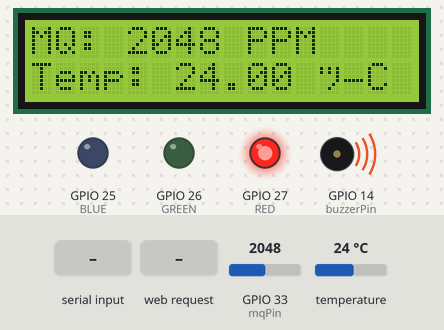
Recording of a sketch running on a simulated ESP32. Parts: 16×2 character LCD, output pins drawn as LEDs (lit = HIGH), buzzer (waves = sounding, pin HIGH). Inputs (shaded band) come from the test bench; at power-on: GPIO 33 (mqPin) = 2048, temperature 24 °C. WiFi joins after 1.5 s; servers stay silent unless stated; what the sketch prints to the serial monitor is not drawn. At 22.7 s the program restarts the board; the recording ends there.

Above: at 6.8 s.
6.9 s: "GET /lcdBacklight\n" received over Serial
At 7.2 s:
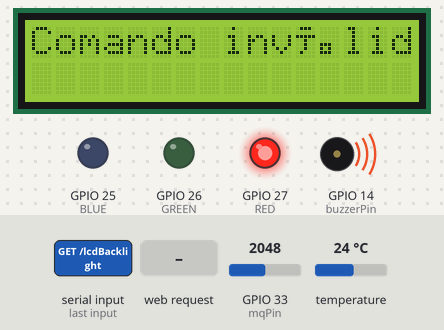
10.4 s: HTTP request GET /lcdBacklight received
At 14.0 s:
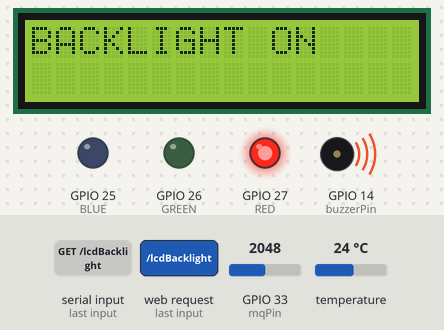
14.7 s: HTTP request GET /temperature received
At 18.9 s:
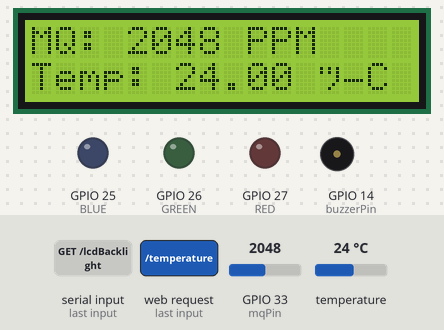
20.6 s: HTTP request GET /resetDevice received
At 22.2 s:
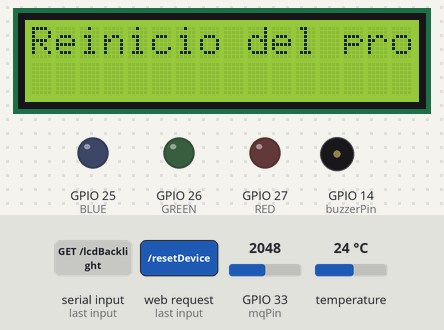
Timing chart, 0 to 22.7 s (numbered marks = the images above; inputs shaded):
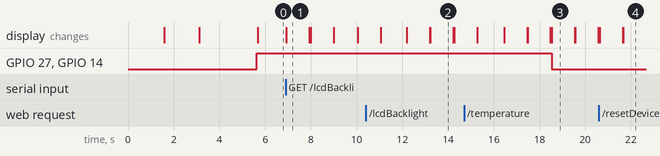

Measured:
- after the input at 6.9 s, the display: changes at once (image 1)
- after the input at 14.7 s, GPIO 27 (RED), GPIO 14 (buzzerPin): HIGH → LOW after 3.8 s instead of 2.6 s
- after the input at 20.6 s, the display: first differs from a run without the input after 1.1 s (image 4)
- what the display in image 1 shows lasts 1.0 s, from 6.9 s to 7.9 s

The sketch:

esp32.ino
```cpp
#include <Wire.h>
#include <LiquidCrystal_I2C.h>
#include <DHTesp.h>
#include <WiFi.h>
#include <HTTPClient.h>

/********************************************************************************/
/* The code below is the definition of constants for colors (BLUE, GREEN, RED)
and a port number (PORT). It also declares and initializes variables for a
connection counter (counterConnection), pins for a moisture sensor (mqPin),
temperature sensor (temPin), and buzzer (buzzerPin). */
#define BLUE 25
#define GREEN 26
#define RED 27
#define PORT 8080

int counterConnection = 0;

const int mqPin = A5;
const int temPin = 15;
const int buzzerPin = 14;

bool lcdBacklight = true;
bool temperatureEnabled = true;
bool humidityEnabled = true;
bool qualityEnabled = true;
bool actuatorsEnabled = true;

unsigned long lastReadTime = 0;
const unsigned long readInterval = 2000;

DHTesp dht;

LiquidCrystal_I2C lcd(0x27, 16, 2);

char *ssid = "--------";
char *password = "--------";

WiFiServer server(PORT);
WiFiClient client;
/********************************************************************************/

/**
 * The setup function initializes various pins, sets up the WiFi connection, and initializes the LCD
 * display and DHT sensor.
 */
void setup() {
  pinMode(mqPin, INPUT);
  pinMode(GREEN, OUTPUT);
  pinMode(BLUE, OUTPUT);
  pinMode(RED, OUTPUT);
  pinMode(buzzerPin, OUTPUT);

  Serial.begin(9600);

  lcd.init();
  lcd.backlight();

  /********************* CONEXIÓN A UNA RED WIFI ***********************/
  WiFi.begin(ssid,password);

  while (WiFi.status() != WL_CONNECTED && counterConnection < 10) {
    delay(500);
    Serial.print(".");
    counterConnection++;
  }

  if (counterConnection < 10) {
    // IPAddress ip(192,168,0,7);
    // IPAddress gateway(192,168,0,0);
    // IPAddress subnet(255,255,0,0);

    IPAddress ip(192,168,255,7);
    IPAddress gateway(192,168,255,0);
    IPAddress subnet(255,255,255,0);
    WiFi.config(ip, gateway, subnet);

    Serial.println("");
    Serial.println("Conectado al WiFi");

    lcd.clear();
    lcd.setCursor(0, 0);
    lcd.print("Conectado");
    lcd.setCursor(0, 1);
    lcd.print("al WiFi");

    server.begin();
    Serial.print("API ESP32 desplegado en la ip 'http://");
    Serial.print(WiFi.localIP());
    Serial.print(":");
    Serial.print(PORT);
    Serial.println("'");
  } else {
    Serial.println("");
    Serial.println("No conectado al WiFi");

    lcd.clear();
    lcd.setCursor(0, 0);
    lcd.print("No conectado");
    lcd.setCursor(0, 1);
    lcd.print("al WiFi");
  }

  delay(1500);
/**********************************************************************/

  dht.setup(temPin, DHTesp::DHT11);

  lcd.clear();
  lcd.setCursor(0, 0);
  lcd.print("Proyecto de IoT");
  lcd.setCursor(0, 1);
  lcd.print("Calidad de aire");

  delay(2500);
}

/**
 * The main function "loop" handles web requests, reads quality and temperature values at specified
 * intervals, and processes commands received from the serial port.
 */
void loop() {
  int result = handleWebRequests();

  unsigned long currentTime = millis();

  if (currentTime - lastReadTime >= readInterval) {

    if (qualityEnabled) int qualityValue = readQuality();

    if (temperatureEnabled) float tempValue = readTemperature();

    lastReadTime = currentTime;
  }

  if (Serial.available() > 0) {
    char command = Serial.read();
    processCommand(command);
  }
}

/**
 * The function "readQuality" reads the value from an analog pin, displays it on an LCD screen and
 * controls actuators based on the value.
 *
 * @return the value of the variable "readedValue", which is the result of the analogRead() function.
 */
int readQuality() {
  int readedValue = analogRead(mqPin);

  Serial.print("Valor obtenido (MQ): ");
  Serial.print(readedValue);
  Serial.println(" PPM");

  lcd.setCursor(0, 0);
  lcd.print("MQ:             ");
  lcd.setCursor(4, 0);
  lcd.print(readedValue);
  lcd.print(" PPM");

  if (actuatorsEnabled) {
    if (readedValue < 135)
    {
      digitalWrite(GREEN, HIGH);
      digitalWrite(BLUE, LOW);
      digitalWrite(RED, LOW);
    }
    else if (readedValue < 155)
    {
      digitalWrite(BLUE, HIGH);
      digitalWrite(GREEN, LOW);
      digitalWrite(RED, LOW);
    }
    else
    {
      digitalWrite(RED, HIGH);
      digitalWrite(GREEN, LOW);
      digitalWrite(BLUE, LOW);
    }

    if (readedValue >= 180)
      digitalWrite(buzzerPin, HIGH);
    else
      digitalWrite(buzzerPin, LOW);
  }

  return readedValue;
}

/**
 * The function "readTemperature" reads the temperature value from a sensor, displays it on a serial
 * monitor and an LCD screen, and returns the temperature value.
 *
 * @return the temperature value that was read from the sensor.
 */
float readTemperature()
{
  float readedValue = dht.getTemperature();

  Serial.print("Temperatura: ");
  Serial.print(readedValue);
  Serial.println(" °C");

  lcd.setCursor(0, 1);
  lcd.print("Temp:           ");
  lcd.setCursor(6, 1);
  lcd.print(readedValue);
  lcd.print(" °C");

  return readedValue;
}

/**
 * The function handles web requests by processing different commands and sending appropriate
 * responses.
 *
 * @return an integer value. If a client is available and a valid request is received, the function
 * returns 1. Otherwise, it returns 0.
 */
int handleWebRequests() {
  client = server.available();

  if (!client) return 0;

  Serial.println("Nuevo cliente");
  String request = "";
  while (client.connected()) {
    if (client.available()) {
      request = client.readStringUntil('\r');

      if (request.indexOf("GET /lcdBacklight") != -1) {
        processCommand('l');
        sendHTTPResponse(String(lcdBacklight));
      }

      else if (request.indexOf("GET /getQuality") != -1) {
        if (qualityEnabled) sendHTTPResponse(String(analogRead(mqPin)));
        else sendHTTPResponse(String(qualityEnabled));
      }

      else if (request.indexOf("GET /getTemperature") != -1) {
        if (temperatureEnabled) sendHTTPResponse(String(dht.getTemperature()));
        else sendHTTPResponse(String(temperatureEnabled));
      }

      else if (request.indexOf("GET /getHumidity") != -1) {
        if (humidityEnabled) sendHTTPResponse(String(dht.getHumidity()));
        else sendHTTPResponse(String(humidityEnabled));
      }

      else if (request.indexOf("GET /resetDevice") != -1) {
        processCommand('x');
        sendHTTPResponse("Reiniciando el programa...");
      }

      else if (request.indexOf("GET /temperature") != -1) {
        processCommand('t');
        sendHTTPResponse(String(temperatureEnabled));
      }

      else if (request.indexOf("GET /humidity") != -1) {
        processCommand('h');
        sendHTTPResponse(String(humidityEnabled));
      }

      else if (request.indexOf("GET /quality") != -1) {
        processCommand('q');
        sendHTTPResponse(String(qualityEnabled));
      }

      else if (request.indexOf("GET /actuators") != -1) {
        processCommand('a');
        sendHTTPResponse(String(actuatorsEnabled));
      }

      else {
        client.println("HTTP/1.1 404");
        client.println("Content-Type: text/plain");
        client.println("Connection: close");
        client.println();
        client.println("Not Found");
        client.println();
        return 0;
      }

      client.flush();
      delay(100);
      break;
    }
  }

  client.stop();

  return 1;
}

/**
 * The function sends an HTTP response with the provided content.
 *
 * @param content The "content" parameter is a string that represents the response content that will be
 * sent back to the client. It can be any text or data that you want to include in the response.
 */
void sendHTTPResponse(String content) {
  client.println("HTTP/1.1 200 OK");
  client.println("Content-Type: text/plain");
  client.println("Connection: close");
  client.println();
  client.println(content);
  client.println();
}

/**
 * The function "processCommand" takes a character command as input and performs different actions
 * based on the command received.
 *
 * @param command The parameter "command" is of type char and represents the command received from an
 * external source. It is used in a switch statement to determine the action to be taken based on the
 * command.
 */
void processCommand(char command) {
  switch (command) {
    case 'L':
    case 'l':
      toggleLCD();
      delay(1000);
      lcd.clear();
      break;
    case 'X':
    case 'x':
      resetESP();
      break;
    case 'T':
    case 't':
      toggleTempDataSending();
      delay(1000);
      lcd.clear();
      break;
    case 'H':
    case 'h':
      toggleHumidityDataSending();
      delay(1000);
      lcd.clear();
      break;
    case 'Q':
    case 'q':
      toggleQualityDataSending();
      delay(1000);
      lcd.clear();
      break;
    case 'A':
    case 'a':
      toggleActuator();
      delay(1000);
      lcd.clear();
      break;
    case '\n':
    case '\r':
      break;
    default:
      lcd.clear();
      lcd.setCursor(0, 0);
      lcd.print("Comando inválido");
      Serial.println("Comando no reconocido.");
      delay(1000);
      lcd.clear();
      break;
  }
}

/**
 * The function toggleLCD toggles the backlight of an LCD display and prints a message to the serial
 * monitor.
 */
void toggleLCD() {
  lcdBacklight = !lcdBacklight;
  if (lcdBacklight) {
    lcd.backlight();
    lcd.clear();
    lcd.setCursor(0, 0);
    lcd.print("BACKLIGHT ON");
    Serial.println("Comando ejecutado: Encender LCD.");
  } else {
    lcd.noBacklight();
    lcd.clear();
    Serial.println("Comando ejecutado: Apagar LCD.");
  }
}

/* The `resetESP()` function is responsible for restarting the ESP32 microcontroller. */
void resetESP() {
  lcd.clear();
  lcd.setCursor(0, 0);
  lcd.print("Reinicio del programa");
  Serial.println("Reiniciando el programa...");
  delay(1000);
  ESP.restart();
}

/**
 * The function toggleTempDataSending toggles the state of temperatureEnabled and prints a message
 * indicating whether temperature data sending is enabled or stopped.
 */
void toggleTempDataSending() {
  temperatureEnabled = !temperatureEnabled;
  if (temperatureEnabled) {
    Serial.println("Comando ejecutado: Enviar datos del sensor de temperatura.");
  } else {
    Serial.println("Comando ejecutado: Detener datos del sensor de temperatura.");
  }
}

/**
 * The function toggleHumidityDataSending toggles the state of the humidityEnabled variable and prints
 * a message indicating whether the data sending is enabled or stopped.
 */
void toggleHumidityDataSending() {
  humidityEnabled = !humidityEnabled;
  if (humidityEnabled) {
    Serial.println("Comando ejecutado: Enviar datos del sensor de humedad.");
  } else {
    Serial.println("Comando ejecutado: Detener datos del sensor de humedad.");
  }
}

/**
 * The function toggleQualityDataSending toggles the state of qualityEnabled and prints a message
 * indicating whether data from the air particle sensor is being sent or stopped.
 */
void toggleQualityDataSending() {
  qualityEnabled = !qualityEnabled;
  if (qualityEnabled) {
    Serial.println("Comando ejecutado: Enviar datos del sensor de particulas en el aire.");
  } else {
    Serial.println("Comando ejecutado: Detener datos del sensor de particulas en el aire.");
  }
}

/**
 * The function toggleActuator toggles the state of the actuators (LED and Buzzer) and prints a
 * corresponding message.
 */
void toggleActuator() {
  actuatorsEnabled = !actuatorsEnabled;
  if (actuatorsEnabled) {
    Serial.println("Comando ejecutado: Activar el actuador (LED y Buzzer).");
  } else {
    digitalWrite(RED, LOW);
    digitalWrite(GREEN, LOW);
    digitalWrite(BLUE, LOW);
    digitalWrite(buzzerPin, LOW);
    Serial.println("Comando ejecutado: Desactivar el actuador (LED y Buzzer).");
  }
}
```
